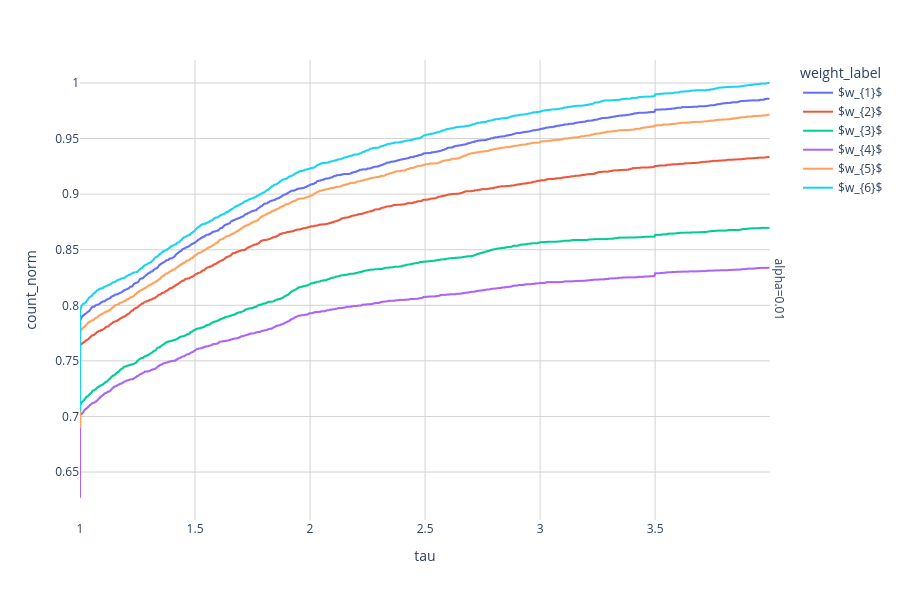

Notebook code for this chart:
### Code cell
out_plot = out.copy()
# out_plot["weight_label"] = out_plot["weight_hash"].map(hash_map).fillna(out_plot["weight_hash"])
 

fig = px.line(out_plot[['tau', 'count_norm', 'weight_label', 'alpha']], x='tau', y='count_norm', color='weight_label', facet_row='alpha', height=600, markers=False)



# Configurar eixo x para começar em 0.99
fig.update_xaxes(range=[1, None])
# fig.update_yaxes(range=[0.5, None])

# Deixar fundo branco e adicionar linhas dos eixos
fig.update_layout(
    plot_bgcolor='white',
    paper_bgcolor='white',
    xaxis=dict(showgrid=True, gridcolor='lightgray', zeroline=True, zerolinecolor='black', zerolinewidth=1),
    yaxis=dict(showgrid=True, gridcolor='lightgray', zeroline=True, zerolinecolor='black', zerolinewidth=1)
)

# Aplicar para todos os subplots
for i in range(1, 6):
    fig.update_layout({
        f'xaxis{i}': dict(showgrid=True, gridcolor='lightgray', zeroline=True, zerolinecolor='black', zerolinewidth=1),
        f'yaxis{i}': dict(showgrid=True, gridcolor='lightgray', zeroline=True, zerolinecolor='black', zerolinewidth=1)
    })

fig.show()

### Figure 1 — Plotly figure (JSON) as saved in the notebook; plotly's stock layout.template omitted (floating-point values rounded to 4 significant figures; data arrays with more than 128 entries replaced by an {"elided": "..."} marker saying what was removed)
{"data": [{"hovertemplate": "weight_label=$w_{1}$<br>alpha=0.01<br>tau=%{x}<br>count_norm=%{y}<extra></extra>", "legendgroup": "$w_{1}$", "line": {"color": "#636efa", "dash": "solid"}, "marker": {"symbol": "circle"}, "mode": "lines", "name": "$w_{1}$", "showlegend": true, "type": "scattergl", "x": {"elided": "3000 float values"}, "xaxis": "x", "y": {"elided": "3000 float values"}, "yaxis": "y"}, {"hovertemplate": "weight_label=$w_{2}$<br>alpha=0.01<br>tau=%{x}<br>count_norm=%{y}<extra></extra>", "legendgroup": "$w_{2}$", "line": {"color": "#EF553B", "dash": "solid"}, "marker": {"symbol": "circle"}, "mode": "lines", "name": "$w_{2}$", "showlegend": true, "type": "scattergl", "x": {"elided": "3000 float values"}, "xaxis": "x", "y": {"elided": "3000 float values"}, "yaxis": "y"}, {"hovertemplate": "weight_label=$w_{3}$<br>alpha=0.01<br>tau=%{x}<br>count_norm=%{y}<extra></extra>", "legendgroup": "$w_{3}$", "line": {"color": "#00cc96", "dash": "solid"}, "marker": {"symbol": "circle"}, "mode": "lines", "name": "$w_{3}$", "showlegend": true, "type": "scattergl", "x": {"elided": "3000 float values"}, "xaxis": "x", "y": {"elided": "3000 float values"}, "yaxis": "y"}, {"hovertemplate": "weight_label=$w_{4}$<br>alpha=0.01<br>tau=%{x}<br>count_norm=%{y}<extra></extra>", "legendgroup": "$w_{4}$", "line": {"color": "#ab63fa", "dash": "solid"}, "marker": {"symbol": "circle"}, "mode": "lines", "name": "$w_{4}$", "showlegend": true, "type": "scattergl", "x": {"elided": "3000 float values"}, "xaxis": "x", "y": {"elided": "3000 float values"}, "yaxis": "y"}, {"hovertemplate": "weight_label=$w_{5}$<br>alpha=0.01<br>tau=%{x}<br>count_norm=%{y}<extra></extra>", "legendgroup": "$w_{5}$", "line": {"color": "#FFA15A", "dash": "solid"}, "marker": {"symbol": "circle"}, "mode": "lines", "name": "$w_{5}$", "showlegend": true, "type": "scattergl", "x": {"elided": "3000 float values"}, "xaxis": "x", "y": {"elided": "3000 float values"}, "yaxis": "y"}, {"hovertemplate": "weight_label=$w_{6}$<br>alpha=0.01<br>tau=%{x}<br>count_norm=%{y}<extra></extra>", "legendgroup": "$w_{6}$", "line": {"color": "#19d3f3", "dash": "solid"}, "marker": {"symbol": "circle"}, "mode": "lines", "name": "$w_{6}$", "showlegend": true, "type": "scattergl", "x": {"elided": "3000 float values"}, "xaxis": "x", "y": {"elided": "3000 float values"}, "yaxis": "y"}], "layout": {"annotations": [{"font": {}, "showarrow": false, "text": "alpha=0.01", "textangle": 90, "x": 0.98, "xanchor": "left", "xref": "paper", "y": 0.5, "yanchor": "middle", "yref": "paper"}], "height": 600, "legend": {"title": {"text": "weight_label"}, "tracegroupgap": 0}, "margin": {"t": 60}, "paper_bgcolor": "white", "plot_bgcolor": "white", "xaxis": {"anchor": "y", "domain": [0, 0.98], "gridcolor": "lightgray", "range": [1, null], "showgrid": true, "title": {"text": "tau"}, "zeroline": true, "zerolinecolor": "black", "zerolinewidth": 1}, "xaxis2": {"gridcolor": "lightgray", "showgrid": true, "zeroline": true, "zerolinecolor": "black", "zerolinewidth": 1}, "xaxis3": {"gridcolor": "lightgray", "showgrid": true, "zeroline": true, "zerolinecolor": "black", "zerolinewidth": 1}, "xaxis4": {"gridcolor": "lightgray", "showgrid": true, "zeroline": true, "zerolinecolor": "black", "zerolinewidth": 1}, "xaxis5": {"gridcolor": "lightgray", "showgrid": true, "zeroline": true, "zerolinecolor": "black", "zerolinewidth": 1}, "yaxis": {"anchor": "x", "domain": [0, 1], "gridcolor": "lightgray", "showgrid": true, "title": {"text": "count_norm"}, "zeroline": true, "zerolinecolor": "black", "zerolinewidth": 1}, "yaxis2": {"gridcolor": "lightgray", "showgrid": true, "zeroline": true, "zerolinecolor": "black", "zerolinewidth": 1}, "yaxis3": {"gridcolor": "lightgray", "showgrid": true, "zeroline": true, "zerolinecolor": "black", "zerolinewidth": 1}, "yaxis4": {"gridcolor": "lightgray", "showgrid": true, "zeroline": true, "zerolinecolor": "black", "zerolinewidth": 1}, "yaxis5": {"gridcolor": "lightgray", "showgrid": true, "zeroline": true, "zerolinecolor": "black", "zerolinewidth": 1}}}
